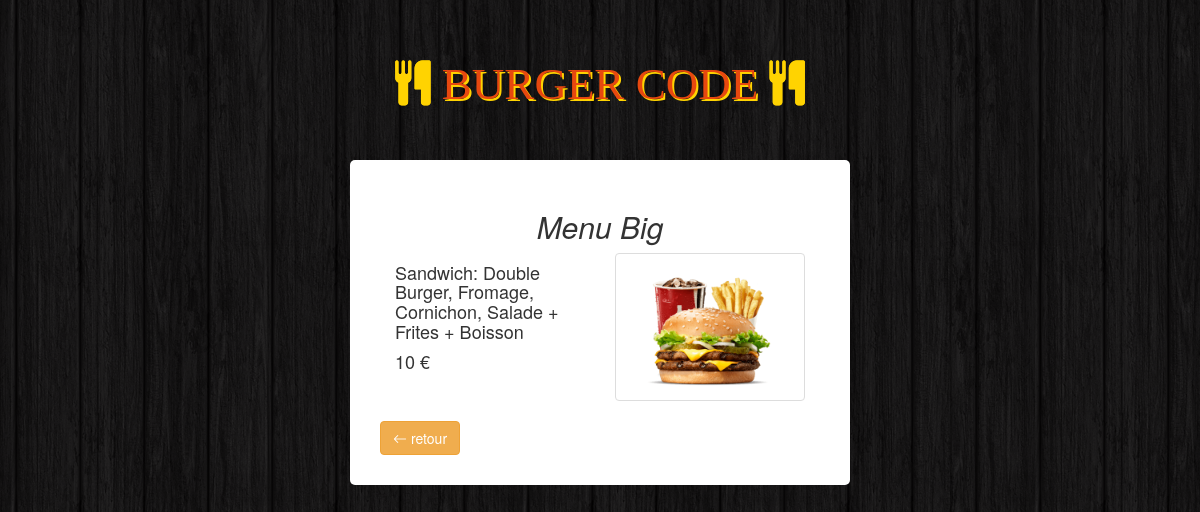
The app's page /viewOneMenu.php?name=Menu Big with its own data.
### tables this page shows
CREATE TABLE `items` (
  `id` int(11) NOT NULL,
  `name` varchar(100) NOT NULL,
  `description` varchar(255) NOT NULL,
  `price` float NOT NULL,
  `image` varchar(255) NOT NULL,
  `category` int(11) NOT NULL
);

### Database.php (called while the page is built, shortened)
<?php
	class Database
	{
		public $pdo ='';
		function __construct($host,$username, $password, $dbname)
		{
			$this->pdo = new PDO('mysql:host='.$host.';dbname='.$dbname,$username,$password);
		}
		function viewOneMenu($name)
		{
			$sql = 'SELECT name,description,price,image,category FROM items WHERE name=:name';
			$statement = $this->pdo->prepare($sql);
			$statement->execute($name);
			return $statement->fetch(PDO::FETCH_ASSOC);
		}
	}
?>

### viewOneMenu.php (the view, shortened to what this page needs)
<?php
	require('Database.php');
	$db = new Database('localhost','root','','burgercode');
		$oneMenu = $db->viewOneMenu(['name'=> $_GET['name']]);
?>
<!DOCTYPE html>
<html>
<head>
	<link rel="stylesheet" type="text/css" href="css/bootstrap.min.css">
	<link rel="stylesheet" type="text/css" href="css/burgercode.css">
	<link rel="stylesheet" type="text/css" href="fa/css/font-awesome.min.css">
	<link href="bootstrap-icons/bootstrap-icons.css" rel="stylesheet">
</head>
<body>
	<div class="container">
		<h1 class="text-logo"><span class="fa fa-cutlery" id="iconeTitle"></span> BURGER CODE <span class="fa fa-cutlery"id="iconeTitle"></span></h1>
	</div>
	<div class="container" style="width:500px; background: white; border-radius: 5px; padding: 30px;" >
		<h2 class="text-center"> <i> <?php echo $oneMenu['name']; ?></i></h2>
		<div class="col-md-6">
			<h4> <?= $oneMenu['description']; ?></h4>
			<h4> <?= $oneMenu['price'].' €'; ?> </h4>
		</div>
		<div class="col-md-6">
			<img src="http://localhost/myall/BurgerCode/photo/<?php echo $oneMenu['image'];?>" class="img-responsive thumbnail">
		</div>
		<a href="menu.php" type="button" class="btn btn-warning"> <span class="bi bi-arrow-left"> retour</span> </a>
	</div>
</body>
</html>

### css/burgercode.css (style rules this page uses)
body { background: url(../images/bg.png); }
.text-logo { font-family: ui-rounded; color: #e7480f; text-shadow: 2px 2px #ffd301; font-size: 45px; text-align: center; padding: 40px 0; }
#iconeTitle { color: #ffd301; text-shadow: 0 0 #ffd301; }

### records on screen
items: name "Menu Big", description "Sandwich: Double Burger, Fromage, Cornichon, Salade + Frites + Boisson", price "10", image (picture)
